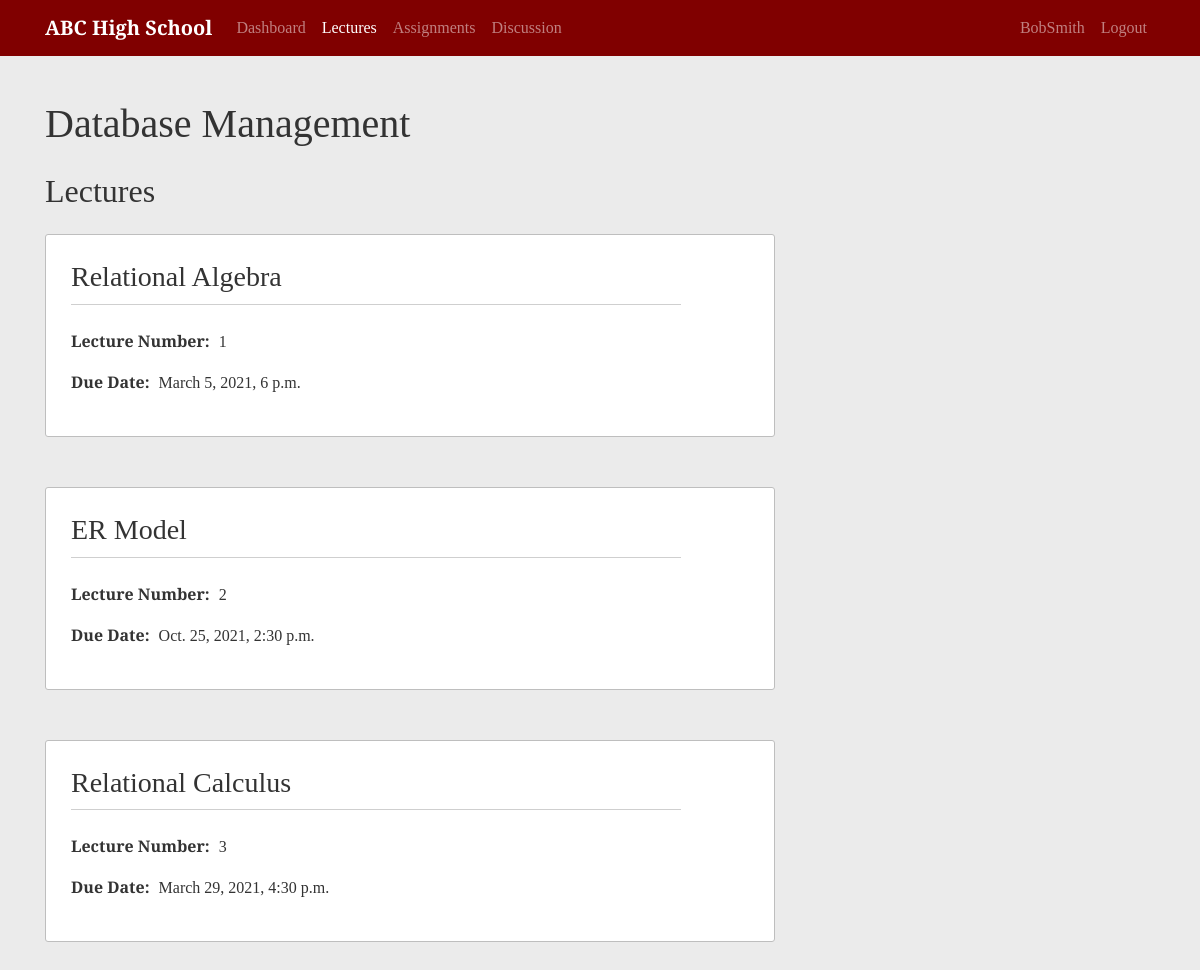
/course/1/lectures/ (signed in), run on an earlier commit of the app's database.
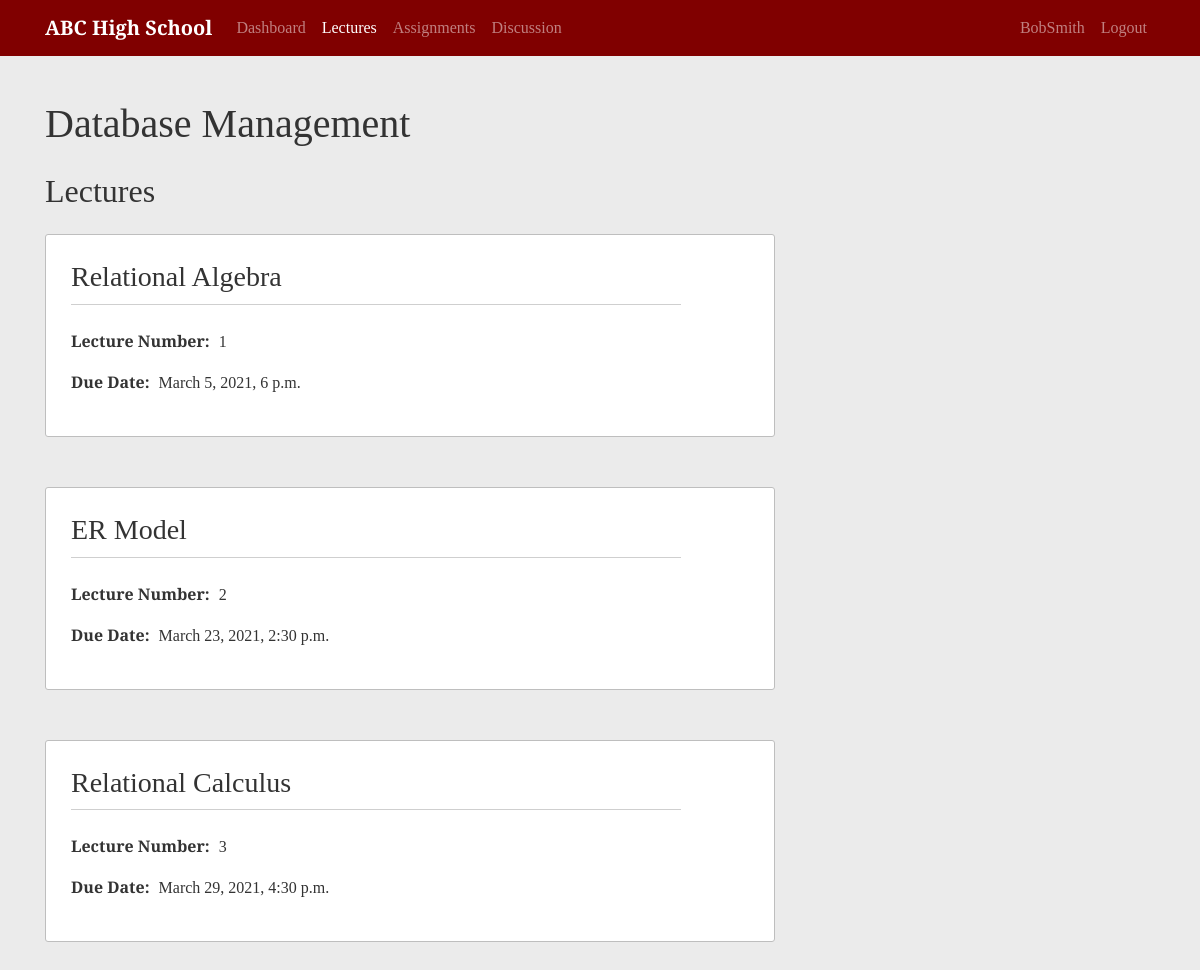
And on a later commit of the database.
### school/models.py (models this page shows, shortened)
class Lecture(models.Model):
    lecture_title = models.CharField(max_length=255, blank=True)
    course = models.ForeignKey(Course, on_delete=models.CASCADE)
    due_date = models.DateTimeField()
    lecture_number = models.PositiveIntegerField()
    content = models.FileField(upload_to='file_uploads', null=True)
    class Meta:
        unique_together = ['course', 'lecture_number']

### school/views.py (the view, shortened to what this page needs)
# urls.py: path('course/<int:course_id>/lectures/', LectureListView.as_view(), name='lecture-list'),
class LectureListView(LoginRequiredMixin, UserPassesTestMixin, ListView):
    model = Lecture
    template_name = 'school/lecture.html'
    context_object_name = 'lectures'
    def get_queryset(self):
        user = self.request.user
        queryset = {}
        course = get_object_or_404(Course, id=self.kwargs.get('course_id'))
        instructor = Instructor.objects.filter(user=user).first()
        queryset['lecture_list']= Lecture.objects.filter(course=course)
        queryset['course'] = course
        queryset['instructor'] = instructor
        return queryset
    def test_func(self):
        user = self.request.user
        student = Student.objects.filter(user=user).first()
        course_id = self.kwargs.get('course_id')
        course = get_object_or_404(Course, id=self.kwargs.get('course_id'))
        if student:
            if EnrolledIn.objects.filter(student=student, course=course_id).exists():
                return True
            if AssistsIn.objects.filter(student=student, course=course_id).exists():
                return True

### school/templates/school/lecture.html (shortened to what this page needs)
{% extends "school/course.html" %}
{% block content %}
<h1 class="mb-4">{{lectures.course.course_name}}</h1>
  {% if not lectures.lecture_list %}
    <p class="lead">Lectures have not been posted</p>
  {% else %}
    <h2 class="mb-4">Lectures</h2>
    {% for lecture in lectures.lecture_list %}
      <article class="content-section">
        <h3 class="content-title"><a class="title-link" href="{% url 'lecture-detail' view.kwargs.course_id lecture.id %}">{{ lecture.lecture_title }}</a></h3>
        <p>
          <span class="data-title">Lecture Number:</span>
          <span class="data-content">{{ lecture.lecture_number }}</span>
        </p>
        <p>
          <span class="data-title">Due Date:</span>
          <span class="data-content">{{ lecture.due_date }}</span>
        </p>
      </article>
    {% endfor %}
  {% endif %}
  {% endblock content %}

What changed in the data, as far as the page shows it:
changed Lecture "ER Model": due_date "Oct. 25, 2021, 2:30 p.m." → "March 23, 2021, 2:30 p.m."
